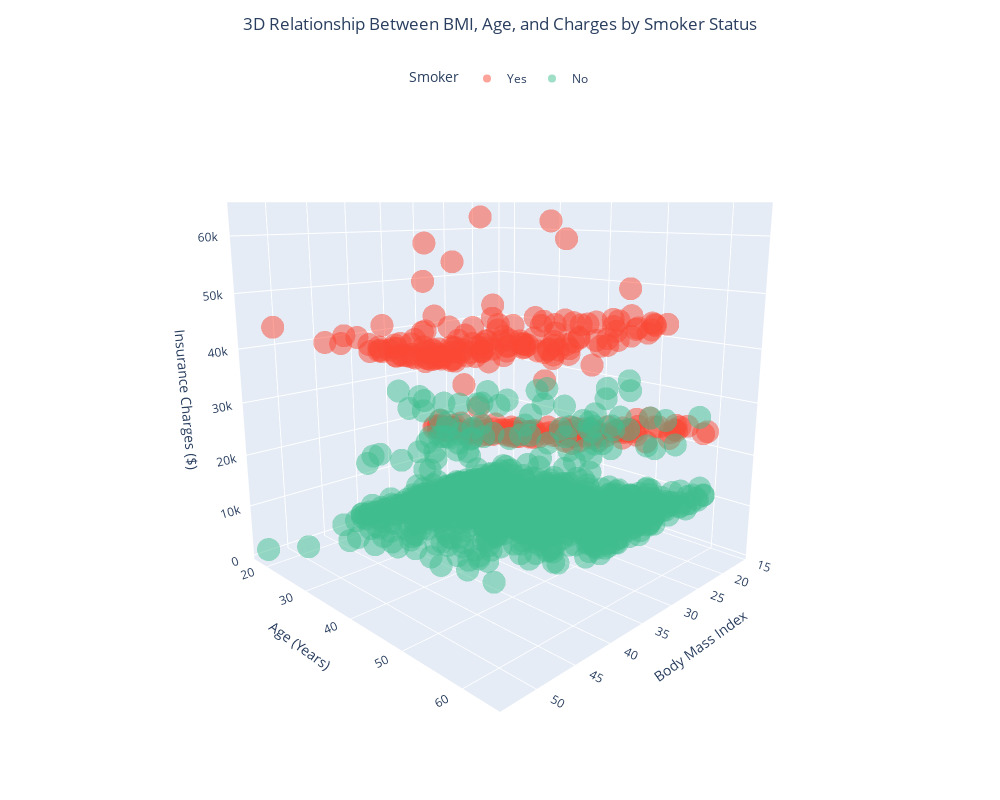

This figure's notebook cell:
### Markdown cell above
View the exported png [here](../charts/charges_vs_bmi_and_age_scatter.png)

The first scatter chart above deonstrates that a higher BMI for smokers has a dramatic impact on the charges, where as non-smokers it has much less of an effect.

The second chart shows that age has a gradual increase in charges that is generally consistent for both smoker and non-smokers.

---

## 3D look at BMI, Age and Charges

Create a 3D interactive scatter chart that shows BMI, Age and Charges with colour for the smokers

### Code cell
# Create a 3D scatter plot using Plotly Express
fig = px.scatter_3d(
    insurance,
    x="BMI", y="Age", z="Charges",
    color="Smoker",
    opacity=0.5,
    color_discrete_map={"Yes": "#FA4835", "No": "#40BD8F"},
)

fig.update_layout(
    # increase the default figure size
    width=1000, 
    height=800,

    # Set axis titles
    scene=dict(
        xaxis_title='Body Mass Index',
        yaxis_title='Age (Years)',
        zaxis_title='Insurance Charges ($)'
    ),

    # Add overall title and center it
    title=dict(
        text='3D Relationship Between BMI, Age, and Charges by Smoker Status',
        x=0.5, 
        xanchor='center'
    ),

    # Customise legend and position it below the title
    legend=dict(
        title='Smoker',
        orientation='h',  
        yanchor='bottom',
        y=0.95, 
        xanchor='center',
        x=0.5,
        bgcolor='rgba(0,0,0,0)', 
    ),

    # Adjust the default camera for a better initial view
    scene_camera=dict(
        eye=dict(x=1.5, y=1.5, z=0.5) 
    )
)

# Save figure as an image and an interactive html file and show
fig.write_image('../charts/3d_scatter_bmi_age_charges.png')
fig.write_html('../charts/3d_scatter_bmi_age_charges.html')
fig.show()

### Figure 1 — Plotly figure (JSON) as saved in the notebook; plotly's stock layout.template omitted (floating-point values rounded to 4 significant figures; data arrays with more than 128 entries replaced by an {"elided": "..."} marker saying what was removed)
{"data": [{"hovertemplate": "Smoker=Yes<br>BMI=%{x}<br>Age=%{y}<br>Charges=%{z}<extra></extra>", "legendgroup": "Yes", "marker": {"color": "#FA4835", "opacity": 0.5, "symbol": "circle"}, "mode": "markers", "name": "Yes", "scene": "scene", "showlegend": true, "type": "scatter3d", "x": {"elided": "274 float values"}, "y": {"elided": "274 int values"}, "z": {"elided": "274 float values"}}, {"hovertemplate": "Smoker=No<br>BMI=%{x}<br>Age=%{y}<br>Charges=%{z}<extra></extra>", "legendgroup": "No", "marker": {"color": "#40BD8F", "opacity": 0.5, "symbol": "circle"}, "mode": "markers", "name": "No", "scene": "scene", "showlegend": true, "type": "scatter3d", "x": {"elided": "1063 float values"}, "y": {"elided": "1063 int values"}, "z": {"elided": "1063 float values"}}], "layout": {"height": 800, "legend": {"bgcolor": "rgba(0,0,0,0)", "orientation": "h", "title": {"text": "Smoker"}, "tracegroupgap": 0, "x": 0.5, "xanchor": "center", "y": 0.95, "yanchor": "bottom"}, "margin": {"t": 60}, "scene": {"camera": {"eye": {"x": 1.5, "y": 1.5, "z": 0.5}}, "domain": {"x": [0, 1], "y": [0, 1]}, "xaxis": {"title": {"text": "Body Mass Index"}}, "yaxis": {"title": {"text": "Age (Years)"}}, "zaxis": {"title": {"text": "Insurance Charges ($)"}}}, "title": {"text": "3D Relationship Between BMI, Age, and Charges by Smoker Status", "x": 0.5, "xanchor": "center"}, "width": 1000}}
